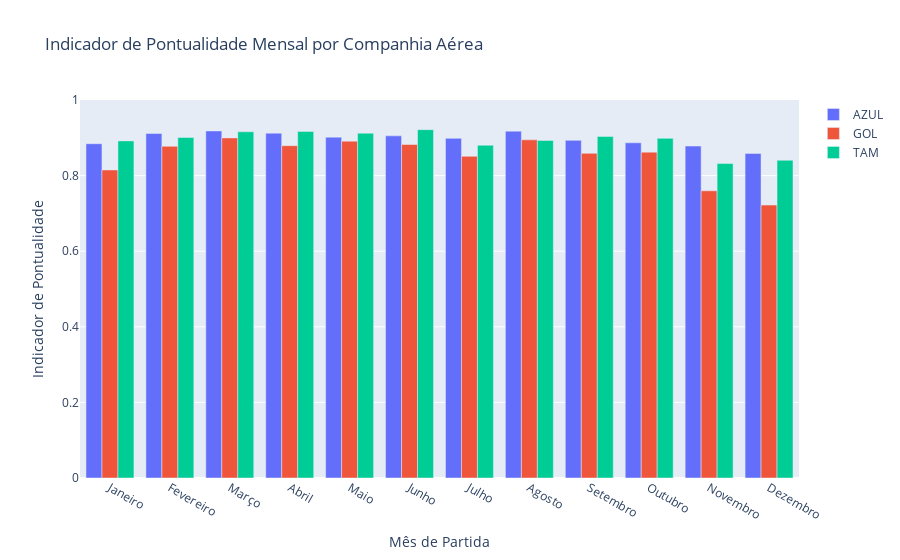

Notebook code for this chart:
### Markdown cell above
# Indicador de pontualidade mês a mês cia aérea

### Code cell
# Mapeamento de meses para garantir a ordem correta quando plotar
mapeamento_meses = {
    1: 'Janeiro', 2: 'Fevereiro', 3: 'Março', 4: 'Abril', 5: 'Maio', 6: 'Junho',
    7: 'Julho', 8: 'Agosto', 9: 'Setembro', 10: 'Outubro', 11: 'Novembro', 12: 'Dezembro'
}
# Agrupando os voos por companhia aérea e status do voo
df_agrupado_mes = df.groupBy('mes_partida','nome_empresas').pivot('status_do_voo').count()

# Calculando o total de voos para cada companhia aérea utilizando a função agg do PySpark
df_agrupado_mes = df_agrupado_mes.withColumn('total_voos', col('Pontual') + col('Atrasado'))

# Calculando o indicador de pontualidade para cada companhia aérea
df_agrupado_mes = df_agrupado_mes.withColumn('Indicador_Pontualidade', 
                                                    (1 - (col('Atrasado') / col('total_voos'))))


# Convertendo DataFrames do Spark para Pandas DataFrames para plotagem
df_agrupado_mes_pandas = df_agrupado_mes.toPandas()

# Mapeando os números dos meses para nomes e ordenando o DataFrame conforme necessário
#df_agrupado_mes_pandas['mes_partida'] = df_agrupado_mes_pandas['mes_partida'].map(mapeamento_meses)
df_agrupado_mes_pandas.sort_values(by=['nome_empresas', 'mes_partida'], inplace=True)

# Criando o gráfico de indicador de pontualidade mensal por companhia aérea com Plotly
fig_indicador_pontualidade = go.Figure()

for empresa in df_agrupado_mes_pandas['nome_empresas'].unique():
    df_empresa = df_agrupado_mes_pandas[df_agrupado_mes_pandas['nome_empresas'] == empresa]
    fig_indicador_pontualidade.add_trace(go.Bar(
        x=df_empresa['mes_partida'],
        y=df_empresa['Indicador_Pontualidade'],
        name=empresa
    ))

# Atualizando o layout do gráfico
fig_indicador_pontualidade.update_layout(
    title='Indicador de Pontualidade Mensal por Companhia Aérea',
    xaxis_title='Mês de Partida',
    yaxis_title='Indicador de Pontualidade',
    yaxis=dict(range=[0, 1]),
    barmode='group'
)
fig_indicador_pontualidade.update_xaxes(categoryorder='array', categoryarray= ['Janeiro', 'Fevereiro', 'Março',  'Abril',  'Maio',  'Junho', 'Julho',  'Agosto',  'Setembro', 'Outubro', 'Novembro',  'Dezembro'])
# Exibindo o gráfico
fig_indicador_pontualidade.show()

### Figure 1 — Plotly figure (JSON) as saved in the notebook; plotly's stock layout.template omitted (floating-point values rounded to 4 significant figures)
{"data": [{"name": "AZUL", "type": "bar", "x": ["Abril", "Agosto", "Dezembro", "Fevereiro", "Janeiro", "Julho", "Junho", "Maio", "Março", "Novembro", "Outubro", "Setembro", null], "y": [0.9123, 0.9175, 0.8587, 0.9113, 0.8844, 0.8986, 0.9051, 0.9017, 0.9182, 0.8782, 0.8868, 0.8932, null]}, {"name": "GOL", "type": "bar", "x": ["Abril", "Agosto", "Dezembro", "Fevereiro", "Janeiro", "Julho", "Junho", "Maio", "Março", "Novembro", "Outubro", "Setembro", null], "y": [0.8793, 0.8946, 0.722, 0.8775, 0.8149, 0.851, 0.8823, 0.8911, 0.8998, 0.7598, 0.8621, 0.8589, null]}, {"name": "TAM", "type": "bar", "x": ["Abril", "Agosto", "Dezembro", "Fevereiro", "Janeiro", "Julho", "Junho", "Maio", "Março", "Novembro", "Outubro", "Setembro", null], "y": [0.9168, 0.8929, 0.8405, 0.901, 0.8918, 0.8803, 0.9216, 0.9122, 0.916, 0.8319, 0.8986, 0.9036, null]}], "layout": {"autosize": true, "barmode": "group", "title": {"text": "Indicador de Pontualidade Mensal por Companhia Aérea"}, "xaxis": {"autorange": true, "categoryarray": ["Janeiro", "Fevereiro", "Março", "Abril", "Maio", "Junho", "Julho", "Agosto", "Setembro", "Outubro", "Novembro", "Dezembro"], "categoryorder": "array", "range": [-0.5, 11.5], "title": {"text": "Mês de Partida"}, "type": "category"}, "yaxis": {"range": [0, 1], "title": {"text": "Indicador de Pontualidade"}, "type": "linear"}}}
